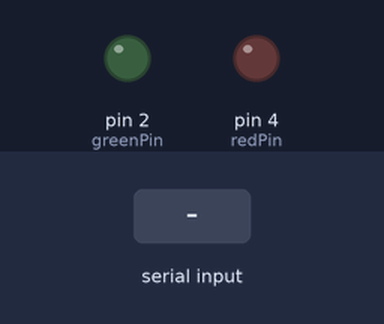
The sketch below on a simulated Arduino Uno, built with avr-gcc and run on an emulated ATmega328P. On the bench: output pins drawn as LEDs (lit = HIGH). Dashed ring = blinking. The test bench sets the inputs (shaded band). What the sketch prints to the serial monitor is not drawn.

Above: at 1.2 s.
1.3 s: "EXIT\n" received over Serial
At 1.55 s:
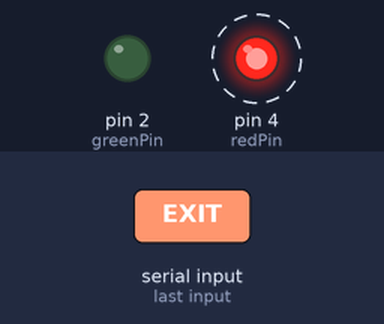
Timing chart, 0 to 4.3 s (numbered marks = the images above; inputs shaded):
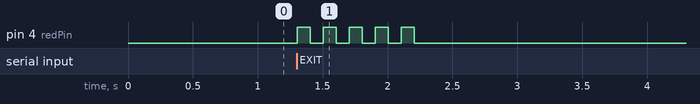

The sketch:

RedOrGreen.ino
```cpp
const int redPin = 4;
const int greenPin = 2;

void setup() {
  Serial.begin(9600); // Initialize serial communication
  pinMode(greenPin, OUTPUT);
  pinMode(redPin, OUTPUT);

  // Ensure LEDs are off by default
  digitalWrite(greenPin, LOW);
  digitalWrite(redPin, LOW);
}

void loop() {
  if (Serial.available() > 0) {
    String msg = Serial.readStringUntil('\n'); // Read command
    msg.trim(); // Remove any extra spaces or newlines

    if (msg == "GREEN_ON") {
      digitalWrite(greenPin, HIGH); // Turn green LED on
      Serial.println("Green Light is on");
    }
    else if (msg == "GREEN_OFF") {
      digitalWrite(greenPin, LOW); // Turn green LED off
      Serial.println("Green Light is off");
    }
    else if (msg == "RED_ON") {
      digitalWrite(redPin, HIGH); // Turn red LED on
      Serial.println("Red Light is on");
    }
    else if (msg == "RED_OFF") {
      digitalWrite(redPin, LOW); // Turn red LED off
      Serial.println("Red Light is off");
    }
   else if (msg == "EXIT") {
  // Turn off all LEDs
  digitalWrite(greenPin, LOW);
  digitalWrite(redPin, LOW);

  for (int i = 0; i < 5; i++) {
    digitalWrite(redPin, HIGH);
    delay(100);
    digitalWrite(redPin, LOW);
    delay(100);
  }
  Serial.println("Exiting...");
  while (true); // Stop the loop
}

    else {
      for (int i = 0; i < 5; i++) {
        digitalWrite(redPin, HIGH);
        delay(100);
        digitalWrite(redPin, LOW);
        delay(100);
      }
      Serial.println("Invalid command");
    }
  }
}
```

Measured:
- after the input at 1.3 s, pin 4 (redPin): alternates HIGH for 0.10 s and LOW for 0.10 s, 10 changes in all, then stays LOW, starting at once
